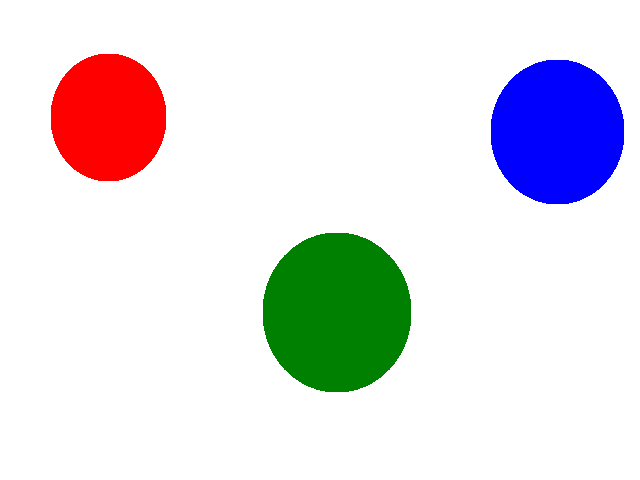
//> input picture src/pic1.png, 640 x 480 px, given in place of the camera
$ ./Vision   (built with g++ and OpenCV 4)
//> lines starting //> are read from the running program, lines starting //| are printed output that depends on the picture; after the words box and inside, x2 and y2 are one past the last pixel; in counts of white or black regions, pixels touching at a corner belong together
#include <opencv/cv.h>
#include <opencv/highgui.h>
#include <opencv2/features2d/features2d.hpp>
#include <opencv2/core/core.hpp>
#include <opencv2/highgui/highgui.hpp>
#include <stdio.h>
#include <math.h>
//#include <cvblobs/BlobResult.h>

using namespace cv;

bool Combine(cv::Rect r, cv::Rect r1, cv::Rect r2);

IplImage* GetThresholdedImage(IplImage* img, CvScalar minHSV, CvScalar maxHSV) {
	// Convert img to HSV space
	IplImage* imgHSV = cvCreateImage(cvGetSize(img), 8, 3);
	cvCvtColor(img, imgHSV, CV_BGR2HSV);
	IplImage* imgThreshed = cvCreateImage(cvGetSize(img), 8, 1);
	cvInRangeS(imgHSV,minHSV, maxHSV, imgThreshed);
	cvReleaseImage(&imgHSV);
	return imgThreshed;
}

int Area(cv::Rect r) {
	return abs(r.tl().x-r.br().x)*abs(r.tl().y-r.br().y);
}

void colorTracking() {
	CvCapture* capture = cvCaptureFromCAM( 0 );
	if ( !capture ) {
		fprintf( stderr, "ERROR: Could not initialize capturing. \n" );
		getchar();
	}
	// Create a window in which the captured images will be presented
	cvNamedWindow( "video", CV_WINDOW_AUTOSIZE );
	cvNamedWindow( "thresh", CV_WINDOW_AUTOSIZE);
	IplImage* imgScribble = NULL;
	int posX = 0;
	int posY = 0;
	int hue = 10;
	int saturation = 60;
	int value = 65;
	  cvCreateTrackbar("Hue","thresh", &hue, 245, NULL);
	  cvCreateTrackbar("Saturation","thresh", &saturation, 245, NULL);
	  cvCreateTrackbar("Value","thresh", &value, 245, NULL);


	// Show the image captured from the camera in the window and repeat
	while ( true ) {
		// Get one frame
		IplImage* frame = cvQueryFrame( capture );
//> frame is the input picture: 480 rows x 640 cols, CV_8UC3; mean B, G, R 229.8, 224.9, 226.8
		if ( !frame ) {
		  fprintf( stderr, "ERROR: Could not retrieve frame.\n" );
		  getchar();
		  break;
		}

// [9 lines of commented-out code are left out]
		CvScalar minHSV = cvScalar(hue, saturation, value);
		CvScalar maxHSV = cvScalar(65, 255, 255);

	    printf("Hue: %d Saturation: %d Value: %d \n", hue, saturation, value);
		IplImage* imgThresh = GetThresholdedImage(frame, minHSV, maxHSV);
//> in GetThresholdedImage, `cvCvtColor(img, imgHSV, CV_BGR2HSV);`: imgHSV: 480 rows x 640 cols, CV_8UC3; mean H, S, V 9.6, 37.9, 247.3
//> in GetThresholdedImage, `cvInRangeS(imgHSV,minHSV, maxHSV, imgThreshed);`:
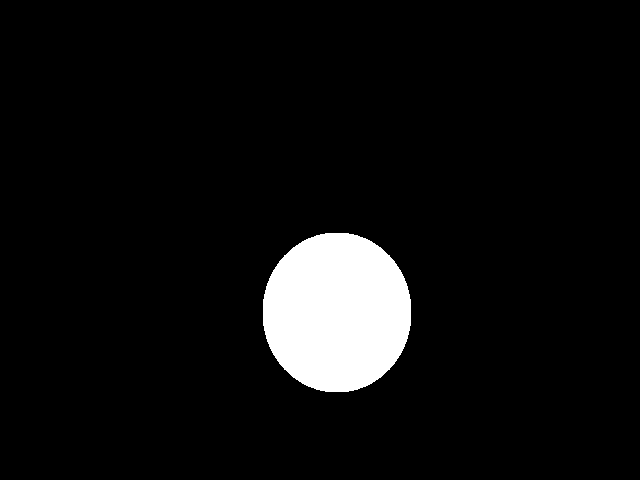
//> imgThreshed: 480 rows x 640 cols, CV_8UC1; 6.1% white; 1 white region

		// Calculate the moments to estimate the position of the ball
		CvMoments *moments = (CvMoments*)malloc(sizeof(CvMoments));
		cvMoments(imgThresh, moments, 1);
		double moment10 = cvGetSpatialMoment(moments, 1, 0);
		double moment01 = cvGetSpatialMoment(moments, 0, 1);
		double area = cvGetCentralMoment(moments, 0, 0);

		int lastX = posX;
		int lastY = posY;
		posX = moment10/area;
		posY = moment01/area;
//		printf("Area: %f\n", area);

		printf("Position (%d,%d)\n", posX, posY);

		Mat mImage = Mat(imgThresh);
		std::vector<std::vector<Point> > contours;
		std::vector<Vec4i> hierarchy;
		findContours( mImage,
		                  contours,
		                  hierarchy,
		                  CV_RETR_TREE,
		                  CV_CHAIN_APPROX_SIMPLE,
		                  Point(0, 0) );
//> contours = 1 contour; box (x1, y1, x2, y2) and area: (263, 233, 411, 392) 18524

		std::vector<std::vector<Point> > contours_poly( contours.size() );
//> contours_poly = 1 empty contours
		std::vector<cv::Rect> boundRect( contours.size() );
//> boundRect = 1 Rect (x, y, width, height): [0, 0, 0, 0]
		for( int i = 0; i < contours.size(); i++ )
		{
			approxPolyDP( Mat(contours[i]), contours_poly[i], 3, true );
			boundRect[i] = boundingRect( Mat(contours_poly[i]) );
		}
//> this loop made 1 pass

		// Cluster the rectangles:
		std::vector<cv::Rect> clusterRect( contours.size() );
//> clusterRect = 1 Rect (x, y, width, height): [0, 0, 0, 0]
		for (int i=0; i < boundRect.size(); i++) {
			cv::Rect r = boundRect[i];
			for (int j=0; j<clusterRect.size(); j++) {
				cv::Rect rmod;
				if (Combine(rmod, r, clusterRect[j])) {
					printf("REMOVED\n");
					clusterRect.erase(clusterRect.begin() + j);
					j--;
					r = rmod;
				}
			}

			if (Area(r) > 3) {
				r.tl().x = max(0,r.tl().x-100);
				r.br().x = r.br().x+100;
				r.tl().y = max(0,r.tl().y-100);
				r.br().y = r.br().y+100;
				r = cv::Rect(cv::Point(max(0,r.tl().x-20),max(0,r.tl().y-20)),cv::Point(r.br().x+20,r.br().y+20));
				clusterRect.push_back(r);
			}
		}
//> this loop made 1 pass
//> r on pass 1: Rect(243, 213, 188, 199)
//> after the loop, clusterRect = 2 Rects (x, y, width, height): [0, 0, 0, 0], [243, 213, 188, 199]
		printf("COUNT++++++++++++++++++ %i\n", clusterRect.size());
//| COUNT++++++++++++++++++ 2

		// Debug purposes: draw bonding rects
		Mat tmp = Mat::zeros( mImage.size(), CV_8UC3 );
		for( int i = 0; i< clusterRect.size(); i++ )
		  rectangle( tmp, clusterRect[i].tl(), clusterRect[i].br(), Scalar(0, 255, 0), 2, 8, 0 );
//> this loop made 2 passes
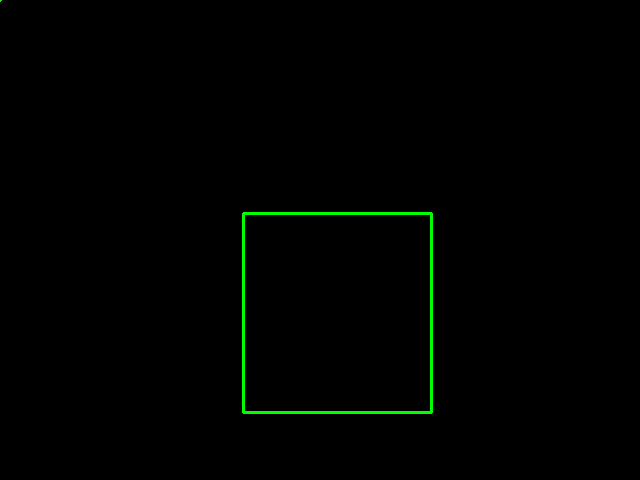
//> tmp: 480 rows x 640 cols, CV_8UC3; mean B, G, R 0, 1.9, 0

		IplImage a = tmp;
		IplImage* b = &a;
		cvShowImage("thresh", b);
		cvReleaseImage(&b);

		std::vector<cv::Point> rect_tl;
		std::vector<cv::Point> rect_br;
		for( int i = 0; i < clusterRect.size(); i++ )
		{
		    rect_tl.push_back(clusterRect[i].tl());
		    rect_br.push_back(clusterRect[i].br());
		}

		//cv::Mat drawing = cv::Mat::zeros( red_image.size(), CV_8UC3 );

		int count = 0;
		for( int i = 0; i < rect_tl.size(); i++ )
		{
			int x_distance = abs(rect_tl[i].x - rect_br[i].x);
			int y_distance = abs(rect_tl[i].y - rect_br[i].y);

			if ( (x_distance > 2) && (y_distance > 2) )
			{
				count++;
		    }
		}
//> this loop made 2 passes
//> (x_distance, y_distance, count) on pass 2: (188, 199, 1)
//> (x_distance, y_distance) on pass 1: (0, 0)
//> after the loop, count = 1

		std::cout<<"Count: "<<count<<std::endl;
//| Count: 1

		// Draw a line only if positions are valid
		if (area > 100) {
			if (lastX > 0 && lastY > 0 && posX > 0 && posY > 0) {
			//    	printf("Draw line from (%d, %d) to (%d,%d)\n", posX, posY, lastX, lastY);
//				cvLine(imgScribble, cvPoint(posX, posY), cvPoint(lastX, lastY), cvScalar(0, 255, 255), 5);
				cvLine(frame, cvPoint(posX, posY), cvPoint(lastX, lastY), cvScalar(0, 255, 255), 5);
			}
		}
		else printf("Too noisy to track\n");

		// Combine the scribbling to the frame
//		cvAdd(frame, imgScribble, frame);
		//    cvShowImage("scribble", imgScribble);

		//cvShowImage("thresh", imgThresh);
		cvShowImage( "video", frame );
		//cvReleaseImage(&imgThresh);
		delete moments;

		// Wait for a keypress
		int c = cvWaitKey(10);
//> the Esc key is pressed
		if ( c != -1 ) break;
	}
	// Release the capture device housekeeping
	cvReleaseCapture( &capture );
	cvDestroyWindow( "mywindow" );

}

bool Combine(cv::Rect r, cv::Rect r1, cv::Rect r2) {

	int x1c = r1.tl().x;
	int x2c = r1.br().x;
	int y1c = r1.tl().y;
	int y2c = r1.br().y;

	int x1 = r2.tl().x;
	int x2 = r2.br().x;
	int y1 = r2.tl().y;
	int y2 = r2.br().y;

	bool a = (x1>=x1c && x1<=x2c) || (x2>=x1c && x2<=x2c);
	bool b = (y1>=y1c && y1<=y2c) || (y2>=y1c && y2<=y2c);
	bool c = (x1c>=x1 && x1c<=x2) || (x2c>=x1 && x2c<=x2);
	bool d = (y1c>=y1 && y1c<=y2) || (y2c>=y1 && y2c<=y2);
	if ((a&&b)||(c&&d)) {
		int xb = min(x1,x1c);
		int xt = max(x2,x2c);
		int yb = min(y1,y1c);
		int yt = max(y2,y2c);
		r = cv::Rect(cv::Point(xt,yt), cv::Point(xb,yb));
		return true;
	}

	return false;
}

// [165 lines left out: functions circleTracking, trackColor, calculateBearing, blobTracking, not called in this run]


int main( int argc, char** argv )
{
	colorTracking();
//	circleTracking();
//	blobTracking();


  return 0;
}
